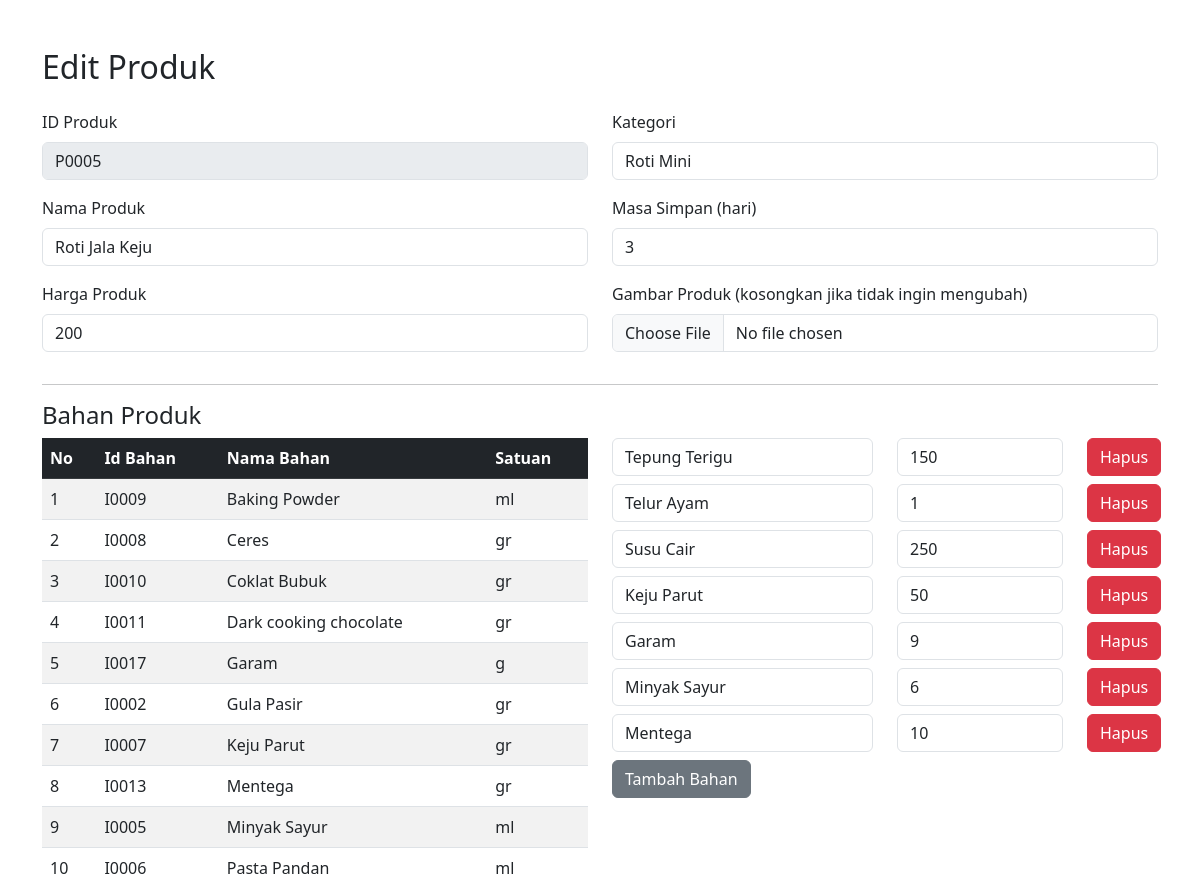
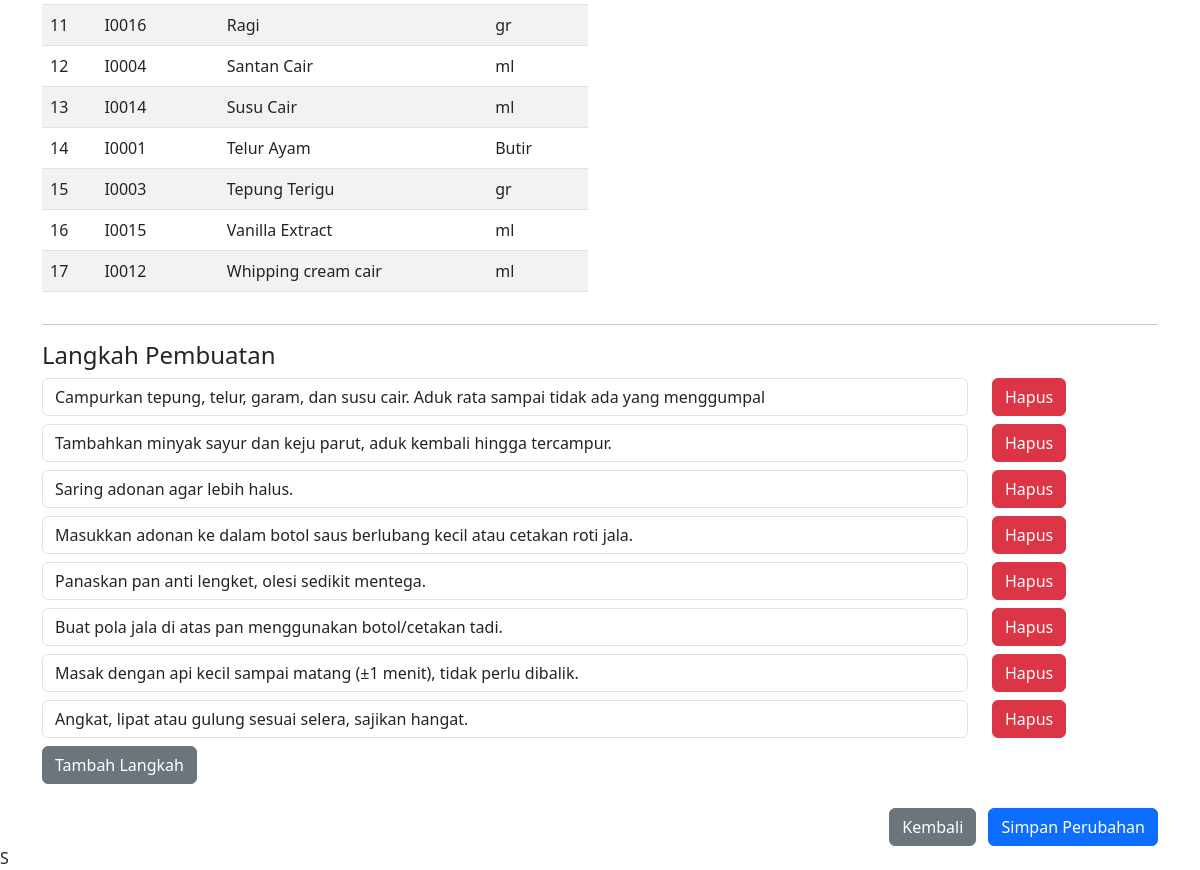
Screenshot of /Admin/product-info.php?id=P0005 (signed in) with the database file from the repository (2 pictures, top to bottom).
### config.php (called while the page is built, shortened)
<?php
$host = "localhost";
$user = "root";
$pass = "";
$db = "breadone";
$conn = mysqli_connect($host, $user, $pass, $db);
function query($query)
{
    global $conn;
    $result = mysqli_query($conn, $query);
    $rows = [];
    while ($row = mysqli_fetch_assoc($result)) {
        $rows[] = $row;
    }
    return $rows;
}
?>

### Admin/product-info.php (the view, shortened to what this page needs)
<?php
include "../config.php";
$id_product = $_GET['id'];
$product = query("SELECT * FROM `bo-product` WHERE id_product = '$id_product'")[0];
$category = query("SELECT * FROM `bo-category` ORDER BY name_category ASC");
$ingredient = query("SELECT * FROM `bo-ingredient` ORDER BY name_ingredient ASC");
$bom = query("SELECT * FROM `bo-bom` WHERE id_product = '$id_product'");
$steps = query("SELECT * FROM `bo-step` WHERE id_product = '$id_product' ORDER BY step_number ASC");
?>
<!DOCTYPE html>
<html lang="en">
<head>
    <link href="https://cdn.jsdelivr.net/npm/bootstrap@5.3.0/dist/css/bootstrap.min.css" rel="stylesheet">
</head>
<body>
    <div class="container mt-5">
        <h2 class="mb-4">Edit Produk</h2>
        <form method="POST" enctype="multipart/form-data">
            <div class="row">
                <div class="col">
                    <div class="mb-3">
                        <label class="form-label">ID Produk</label>
                        <input type="text" class="form-control" value="<?= $product['id_product']; ?>" disabled>
                    </div>
                    <div class="mb-3">
                        <label class="form-label">Nama Produk</label>
                        <input type="text" class="form-control" name="name_product"
                            value="<?= $product['name_product']; ?>" required>
                    </div>
                    <div class="mb-3">
                        <label class="form-label">Harga Produk</label>
                        <input type="text" class="form-control" name="price_product"
                            value="<?= $product['price_product']; ?>" required>
                    </div>
                </div>
                <div class="col">
                    <div class="mb-3">
                        <label class="form-label">Kategori</label>
                        <select class="form-control" name="id_category" required>
                            <?php foreach ($category as $row): ?>
                                <option value="<?= $row['id_category']; ?>"
                                    <?= ($row['id_category'] == $product['id_category']) ? 'selected' : ''; ?>>
                                    <?= $row['name_category']; ?>
                                </option>
                            <?php endforeach; ?>
                        </select>
                    </div>
                    <div class="mb-3">
                        <label class="form-label">Masa Simpan (hari)</label>
                        <input type="number" class="form-control" name="life_product"
                            value="<?= $product['life_product']; ?>" required>
                    </div>
                    <div class="mb-3">
                        <label class="form-label">Gambar Produk (kosongkan jika tidak ingin mengubah)</label>
                        <input type="file" class="form-control" name="image_product">
                    </div>
                </div>
            </div>
            <hr>
            <h4>Bahan Produk</h4>
            <div class="row">
                <div class="col">
                    <div class="table-container">
                        <div class="table-responsive">
                            <table class="table table-hover table-striped align-middle">
                                <thead class="table-dark">
                                    <tr>
                                        <th>No</th>
                                        <th>Id Bahan</th>
                                        <th>Nama Bahan</th>
                                        <th>Satuan</th>
                                    </tr>
                                </thead>
                                <tbody>
                                    <?php
                                    if (!empty($ingredient)) {
                                        $no = 1;
                                        foreach ($ingredient as $row) {
                                            echo "
                                                            <tr>
                                                                <td>{$no}</td>
                                                                <td>{$row['id_ingredient']}</td>
                                                                <td>{$row['name_ingredient']}</td>
                                                                <td>{$row['unit_ingredient']}</td>
                                                            </tr>
                                                            ";
                                            $no++;
                                        }
                                    } else {
                                        echo "
                                                        <tr>
                                                            <td colspan='7' class='text-center'>Tidak ada data ditemukan</td>
                                                        </tr>
                                                        ";
                                    }
                                    ?>
                                </tbody>
                            </table>
                        </div>
                    </div>
                </div>
                <div class="col">
                    <div id="ingredient-container">
                        <?php foreach ($bom as $item): ?>
                            <div class="row mb-2">
                                <div class="col-md-6">
                                    <select class="form-control" name="id_ingredient[]">
                                        <?php foreach ($ingredient as $ing): ?>
                                            <option value="<?= $ing['id_ingredient']; ?>"
                                                <?= ($ing['id_ingredient'] == $item['id_ingredient']) ? 'selected' : ''; ?>>
                                                <?= $ing['name_ingredient']; ?>
                                            </option>
                                        <?php endforeach; ?>
                                    </select>
                                </div>
                                <div class="col-md-4">
                                    <input type="number" class="form-control" name="qty[]"
                                        value="<?= $item['require_ingredient']; ?>" required>
                                </div>
                                <div class="col-md-2">
                                    <button type="button" class="btn btn-danger"
                                        onclick="this.parentElement.parentElement.remove();">Hapus</button>
                                </div>
                            </div>
                        <?php endforeach; ?>
                    </div>
                    <button type="button" class="btn btn-secondary mb-4" onclick="addIngredientField()">Tambah Bahan</button>
                </div>
            </div>
            <hr>
            <h4>Langkah Pembuatan</h4>
            <div id="steps-container">
                <?php foreach ($steps as $row): ?>
                    <div class="row mb-2">
                        <div class="col-md-10">
                            <input type="text" class="form-control" name="steps[]"
                                value="<?= htmlspecialchars($row['step_description']); ?>" required>
                        </div>
                        <div class="col-md-2">
                            <button type="button" class="btn btn-danger"
                                onclick="this.parentElement.parentElement.remove();">Hapus</button>
                        </div>
                    </div>
                <?php endforeach; ?>
            </div>
            <button type="button" class="btn btn-secondary mb-4" onclick="addStepField()">Tambah Langkah</button>
            <div class="text-end">
                <a href="product-index.php" class="btn btn-secondary me-2">Kembali</a>
                <button type="submit" name="submit" class="btn btn-primary">Simpan Perubahan</button>
            </div>
        </form>
    </div>
</body>
</html>S

### rows the page displays
bo-product: id_product "P0005", name_product "Roti Jala Keju", price_product "200", id_category "Roti Mini", life_product "3"
bo-ingredient: id_ingredient "I0009", name_ingredient "Baking Powder", unit_ingredient "ml"
bo-ingredient: id_ingredient "I0008", name_ingredient "Ceres", unit_ingredient "gr"
bo-ingredient: id_ingredient "I0010", name_ingredient "Coklat Bubuk", unit_ingredient "gr"
bo-ingredient: id_ingredient "I0011", name_ingredient "Dark cooking chocolate", unit_ingredient "gr"
bo-ingredient: id_ingredient "I0017", name_ingredient "Garam", unit_ingredient "g"
bo-ingredient: id_ingredient "I0002", name_ingredient "Gula Pasir", unit_ingredient "gr"
bo-ingredient: id_ingredient "I0007", name_ingredient "Keju Parut", unit_ingredient "gr"
bo-ingredient: id_ingredient "I0013", name_ingredient "Mentega", unit_ingredient "gr"
bo-ingredient: id_ingredient "I0005", name_ingredient "Minyak Sayur", unit_ingredient "ml"
bo-ingredient: id_ingredient "I0006", name_ingredient "Pasta Pandan", unit_ingredient "ml"
bo-ingredient: id_ingredient "I0016", name_ingredient "Ragi", unit_ingredient "gr"
bo-ingredient: id_ingredient "I0004", name_ingredient "Santan Cair", unit_ingredient "ml"
bo-ingredient: id_ingredient "I0014", name_ingredient "Susu Cair", unit_ingredient "ml"
bo-ingredient: id_ingredient "I0001", name_ingredient "Telur Ayam", unit_ingredient "Butir"
bo-ingredient: id_ingredient "I0003", name_ingredient "Tepung Terigu", unit_ingredient "gr"
bo-ingredient: id_ingredient "I0015", name_ingredient "Vanilla Extract", unit_ingredient "ml"
bo-ingredient: id_ingredient "I0012", name_ingredient "Whipping cream cair", unit_ingredient "ml"
bo-bom: id_ingredient.name_ingredient "Tepung Terigu", require_ingredient "150"
bo-bom: id_ingredient.name_ingredient "Telur Ayam", require_ingredient "1"
bo-bom: id_ingredient.name_ingredient "Susu Cair", require_ingredient "250"
bo-bom: id_ingredient.name_ingredient "Keju Parut", require_ingredient "50"
bo-bom: id_ingredient.name_ingredient "Garam", require_ingredient "9"
bo-bom: id_ingredient.name_ingredient "Minyak Sayur", require_ingredient "6"
bo-bom: id_ingredient.name_ingredient "Mentega", require_ingredient "10"
bo-step: step_description "Campurkan tepung, telur, garam, dan susu cair. Aduk rata sampai tidak ada yang menggumpal"
bo-step: step_description "Tambahkan minyak sayur dan keju parut, aduk kembali hingga tercampur."
bo-step: step_description "Saring adonan agar lebih halus."
bo-step: step_description "Masukkan adonan ke dalam botol saus berlubang kecil atau cetakan roti jala."
bo-step: step_description "Panaskan pan anti lengket, olesi sedikit mentega."
bo-step: step_description "Buat pola jala di atas pan menggunakan botol/cetakan tadi."
bo-step: step_description "Masak dengan api kecil sampai matang (±1 menit), tidak perlu dibalik."
bo-step: step_description "Angkat, lipat atau gulung sesuai selera, sajikan hangat."
